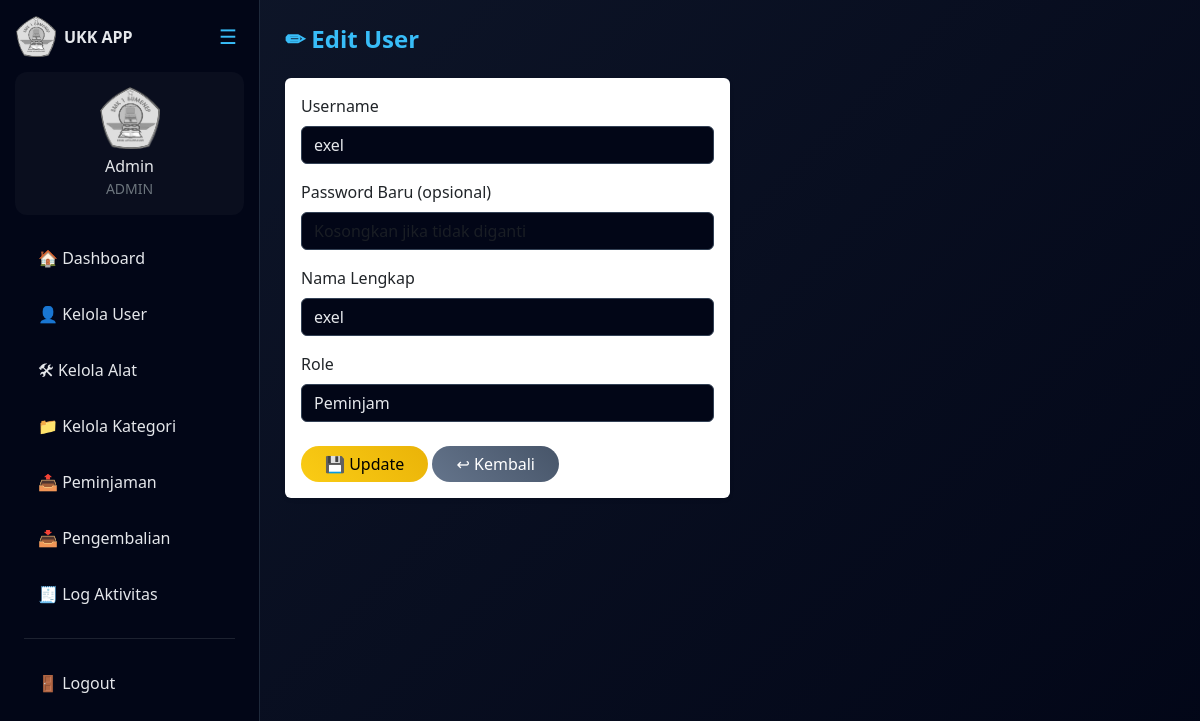
Screenshot of /ukk_peminjaman/admin/user_edit.php?id=9 (signed in) with the database file from the repository.
### tables this page shows
CREATE TABLE `users` (
  `id` int(11) NOT NULL,
  `nama` varchar(100) DEFAULT NULL,
  `username` varchar(50) DEFAULT NULL,
  `password` varchar(255) DEFAULT NULL,
  `role` enum('admin','petugas','peminjam') DEFAULT NULL
);

### ukk_peminjaman/admin/user_edit.php (the view, shortened to what this page needs)
<?php
include "../config/database.php";
$id = $_GET['id'];
$data = mysqli_fetch_assoc(mysqli_query($koneksi, "SELECT * FROM users WHERE id='$id'"));
include "../assets/layout.php";
?>
<h4 class="mb-4">✏ Edit User</h4>
<div class="card shadow-sm border-0 col-md-6">
    <div class="card-body">
        <form method="POST">
            <div class="mb-3">
                <label class="form-label">Username</label>
                <input name="username" value="<?= htmlspecialchars($data['username']) ?>" class="form-control" required>
            </div>
            <div class="mb-3">
                <label class="form-label">Password Baru (opsional)</label>
                <input name="password" type="password" class="form-control" placeholder="Kosongkan jika tidak diganti">
            </div>
            <div class="mb-3">
                <label class="form-label">Nama Lengkap</label>
                <input name="nama" value="<?= htmlspecialchars($data['nama']) ?>" class="form-control" required>
            </div>
            <div class="mb-4">
                <label class="form-label">Role</label>
                <select name="role" class="form-select" required>
                    <option value="peminjam" <?= $data['role']=='peminjam'?'selected':'' ?>>Peminjam</option>
                </select>
            </div>
            <button name="update" class="btn btn-warning rounded-pill px-4">💾 Update</button>
            <a href="user.php" class="btn btn-secondary rounded-pill px-4">↩ Kembali</a>
        </form>
    </div>
</div>
<?php include "../assets/layout_footer.php"; ?>

### ukk_peminjaman/assets/theme-dark.css (style rules this page uses)
body { background: linear-gradient(135deg, #0f172a, #020617); color: #e5e7eb; min-height: 100vh; font-family: 'Segoe UI', sans-serif; }
h3, h4, h5 { color: #38bdf8; font-weight: bold; }
.btn-warning { background: linear-gradient(45deg, #facc15, #eab308); border: none; color: black; }
.btn-secondary { background: linear-gradient(45deg, #64748b, #475569); border: none; }
input, select { background: #020617 !important; color: #e5e7eb !important; border: 1px solid #334155 !important; }

### ukk_peminjaman/assets/layout.php (style rules this page uses)
body { display: flex; min-height: 100vh; }

### rows the page displays
users: username "exel", nama "exel", role "Peminjam"

### other values shown
$_SESSION['nama'] "Admin"
$_SESSION['role'] "ADMIN"
